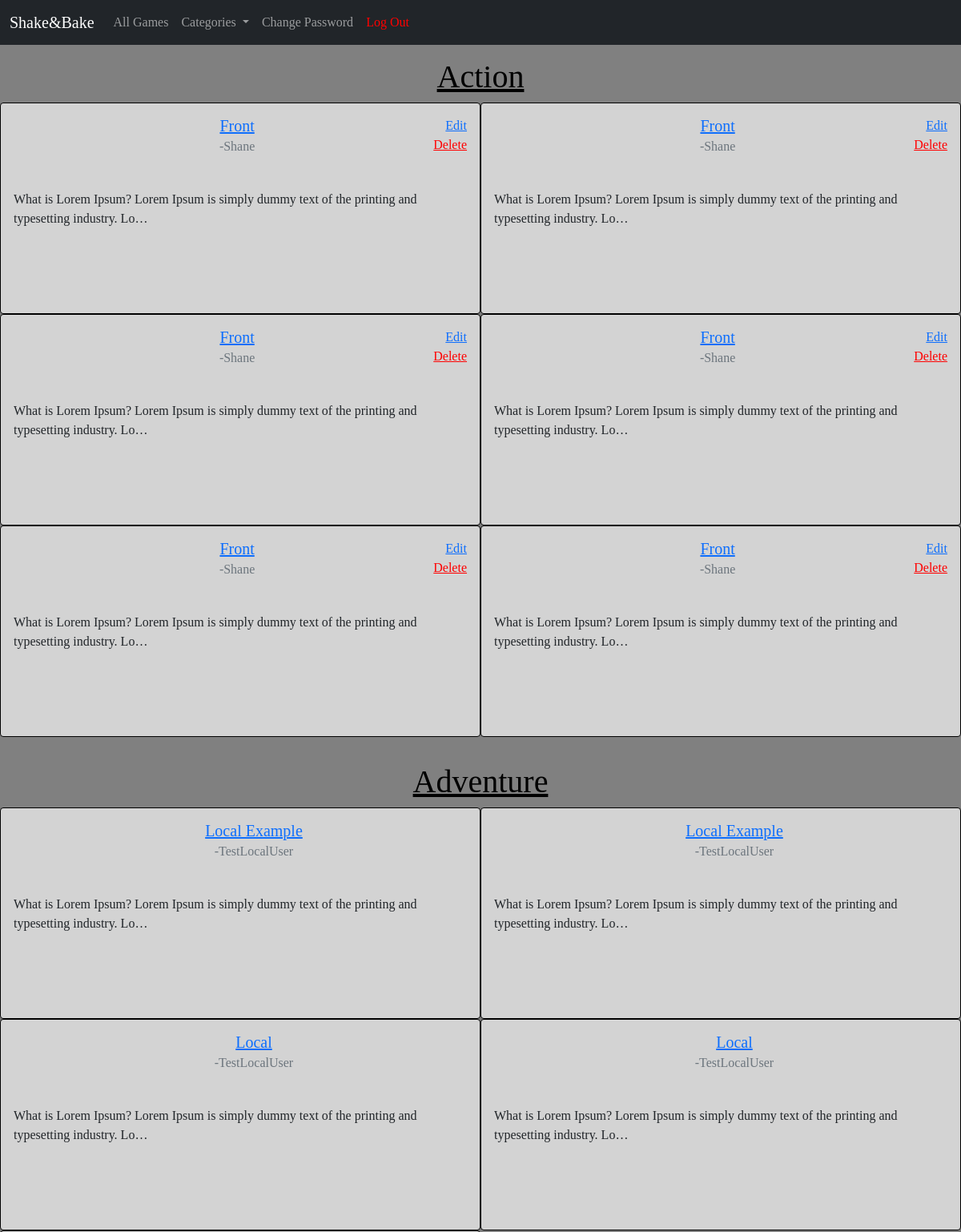
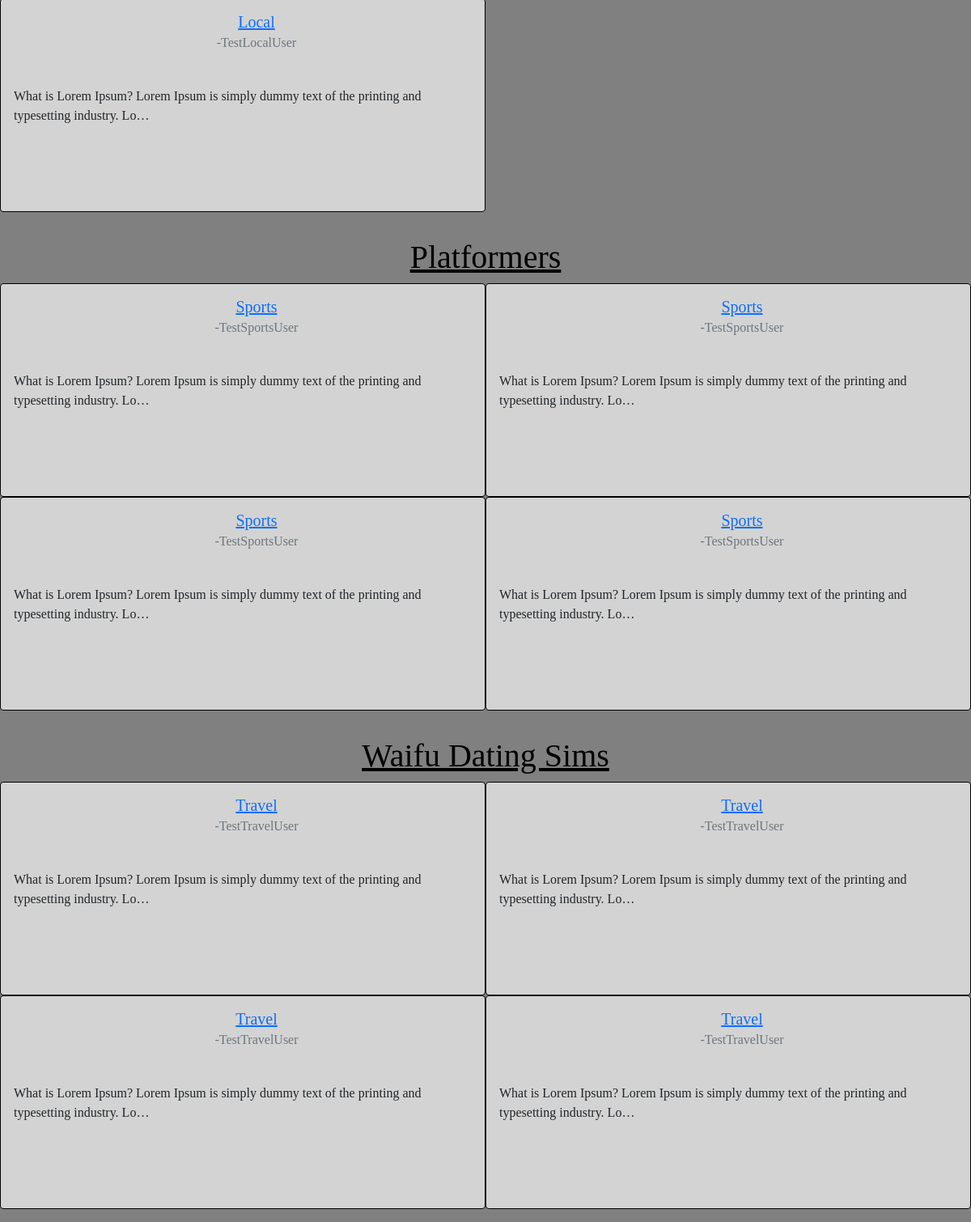
The page /articles/ (signed in) on the database as committed earlier (2 pictures, top to bottom).
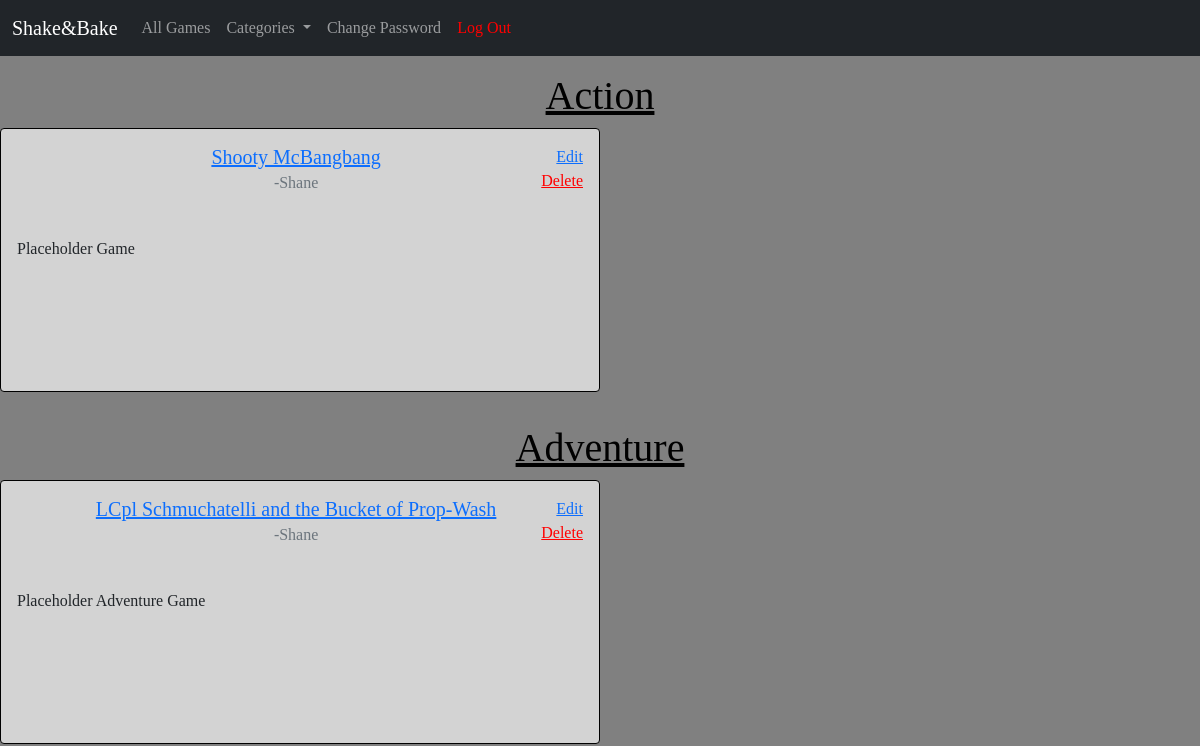
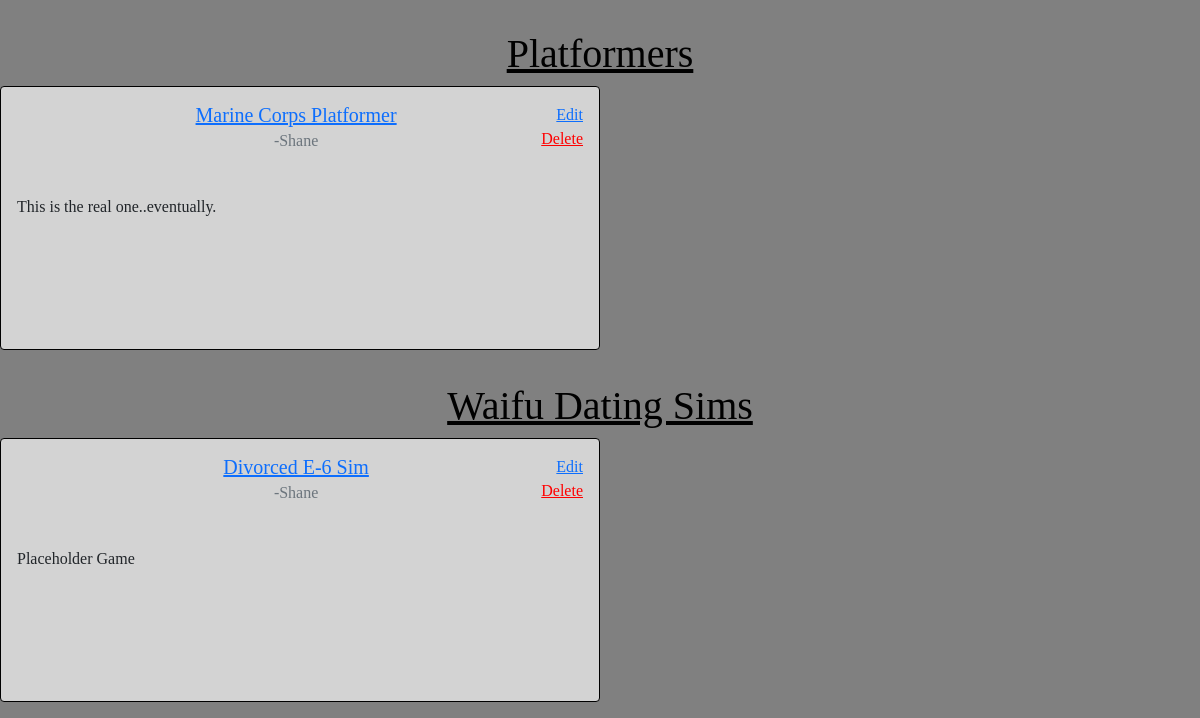
The same page on the database as committed later (2 pictures, top to bottom).
### articles/models.py (models this page shows, shortened)
class Article(models.Model):
    title=models.CharField(max_length=200)
    body=models.TextField()
    author=models.ForeignKey(
        get_user_model(),
        on_delete=models.CASCADE
    )
    created_on=models.DateTimeField(auto_now_add=True)
    category = models.CharField(max_length=200, default="None")

### accounts/models.py (models this page shows)
class CustomUser(AbstractUser):
    role = models.CharField(max_length=255)
    department = models.CharField(max_length=255, default="None")

### articles/views.py (the view)
# urls.py: path('', ArticleListView.as_view(), name='article_list'),
class ArticleListView(LoginRequiredMixin, ListView):
    model=Article
    template_name="article_list.html"

### templates/article_list.html (shortened to what the changed rows need)
{% extends 'base.html' %}
{% block content %}
    <div class="article-list">
        <h1><a href="{% url 'front_page' %}">Action</a></h1>
        <div class="article-list-section">
            {% for article in article_list %}
                {% if article.category == 'Front-Page' %}
                    <div class="card">
                        <div class="card-body">
                            <div class="top-of-card">
                                <div class="title-author">
                                    <h5 class="card-title"><a href="{% url 'article_detail' article.id %}">{{article.title|truncatechars:50}}</a></h5>
                                    <h6 class="card-subtitle mb-2 text-muted author">-{{article.author}}</h6>
                                </div>
                                <div class="article-list-buttons">
                                    {% if article.author == user %}
                                    <a href="{% url 'article_edit' article.id %}" class="card-link">Edit</a>
                                    <a href="{% url 'article_delete' article.id %}" class="card-link" style="color: red;">Delete</a>
                                    {% endif %}
                                </div>
                            </div>
                            <div class="article-info">
                                <p class="card-text">{{article.body|truncatechars:100}}</p>
                            </div>
                        </div>
                    </div>
                {% endif %}
            {% endfor %}
        </div>
        <h1><a href="{% url 'local' %}">Adventure</a></h1>
        <div class="article-list-section">
            {% for article in article_list %}
                {% if article.category == 'Local' %}
                    <div class="card">
                        <div class="card-body">
                            <div class="top-of-card">
                                <div class="title-author">
                                    <h5 class="card-title"><a href="{% url 'article_detail' article.id %}">{{article.title|truncatechars:50}}</a></h5>
                                    <h6 class="card-subtitle mb-2 text-muted author">-{{article.author}}</h6>
                                </div>
                                <div class="article-list-buttons">
                                    {% if article.author == user %}
                                    <a href="{% url 'article_edit' article.id %}" class="card-link">Edit</a>
                                    <a href="{% url 'article_delete' article.id %}" class="card-link" style="color: red;">Delete</a>
                                    {% endif %}
                                </div>
                            </div>
                            <div class="article-info">
                                <p class="card-text">{{article.body|truncatechars:100}}</p>
                            </div>
                        </div>
                    </div>
                {% endif %}
            {% endfor %}
        </div>
        <h1><a href="{% url 'sports' %}">Platformers</a></h1>
        <div class="article-list-section">
            {% for article in article_list %}
                {% if article.category == 'Sports' %}
                    <div class="card">
                        <div class="card-body">
                            <div class="top-of-card">
                                <div class="title-author">
                                    <h5 class="card-title"><a href="{% url 'article_detail' article.id %}">{{article.title|truncatechars:50}}</a></h5>
                                    <h6 class="card-subtitle mb-2 text-muted author">-{{article.author}}</h6>
                                </div>
                                <div class="article-list-buttons">
                                    {% if article.author == user %}
                                    <a href="{% url 'article_edit' article.id %}" class="card-link">Edit</a>
                                    <a href="{% url 'article_delete' article.id %}" class="card-link" style="color: red;">Delete</a>
                                    {% endif %}
                                </div>
                            </div>
                            <div class="article-info">
                                <p class="card-text">{{article.body|truncatechars:100}}</p>
                            </div>
                        </div>
                    </div>
                {% endif %}
            {% endfor %}
        </div>
        <h1><a href="{% url 'travel' %}">Waifu Dating Sims</a></h1>
        <div class="article-list-section">
            {% for article in article_list %}
                {% if article.category == 'Travel' %}
                    <div class="card">
                        <div class="card-body">
                            <div class="top-of-card">
                                <div class="title-author">
                                    <h5 class="card-title"><a href="{% url 'article_detail' article.id %}">{{article.title|truncatechars:50}}</a></h5>
                                    <h6 class="card-subtitle mb-2 text-muted author">-{{article.author}}</h6>
                                </div>
                                <div class="article-list-buttons">
                                    {% if article.author == user %}
                                    <a href="{% url 'article_edit' article.id %}" class="card-link">Edit</a>
                                    <a href="{% url 'article_delete' article.id %}" class="card-link" style="color: red;">Delete</a>
                                    {% endif %}
                                </div>
                            </div>
                            <div class="article-info">
                                <p class="card-text">{{article.body|truncatechars:100}}</p>
                            </div>
                        </div>
                    </div>
                {% endif %}
            {% endfor %}
        </div>
    </div>
{% endblock content %}

Rows that differ between the two databases and show on the page:
removed Article: title "Front", author "Shane", shows "Edit", body "What is Lorem Ipsum? Lorem Ipsum is simply dummy text of the printing and typesetting industry. Lo…", shown under "Action"
removed Article: title "Front", author "Shane", shows "Edit", body "What is Lorem Ipsum? Lorem Ipsum is simply dummy text of the printing and typesetting industry. Lo…", shown under "Action"
removed Article: title "Front", author "Shane", shows "Edit", body "What is Lorem Ipsum? Lorem Ipsum is simply dummy text of the printing and typesetting industry. Lo…", shown under "Action"
removed Article: title "Front", author "Shane", shows "Edit", body "What is Lorem Ipsum? Lorem Ipsum is simply dummy text of the printing and typesetting industry. Lo…", shown under "Action"
removed Article: title "Front", author "Shane", shows "Edit", body "What is Lorem Ipsum? Lorem Ipsum is simply dummy text of the printing and typesetting industry. Lo…", shown under "Action"
removed Article: title "Front", author "Shane", shows "Edit", body "What is Lorem Ipsum? Lorem Ipsum is simply dummy text of the printing and typesetting industry. Lo…", shown under "Action"
removed Article: title "Local Example", author "TestLocalUser", body "What is Lorem Ipsum? Lorem Ipsum is simply dummy text of the printing and typesetting industry. Lo…", shown under "Adventure"
removed Article: title "Local Example", author "TestLocalUser", body "What is Lorem Ipsum? Lorem Ipsum is simply dummy text of the printing and typesetting industry. Lo…", shown under "Adventure"
removed Article: title "Local", author "TestLocalUser", body "What is Lorem Ipsum? Lorem Ipsum is simply dummy text of the printing and typesetting industry. Lo…", shown under "Adventure"
removed Article: title "Local", author "TestLocalUser", body "What is Lorem Ipsum? Lorem Ipsum is simply dummy text of the printing and typesetting industry. Lo…", shown under "Adventure"
removed Article: title "Local", author "TestLocalUser", body "What is Lorem Ipsum? Lorem Ipsum is simply dummy text of the printing and typesetting industry. Lo…", shown under "Adventure"
removed Article: title "Sports", author "TestSportsUser", body "What is Lorem Ipsum? Lorem Ipsum is simply dummy text of the printing and typesetting industry. Lo…", shown under "Platformers"
removed Article: title "Sports", author "TestSportsUser", body "What is Lorem Ipsum? Lorem Ipsum is simply dummy text of the printing and typesetting industry. Lo…", shown under "Platformers"
removed Article: title "Sports", author "TestSportsUser", body "What is Lorem Ipsum? Lorem Ipsum is simply dummy text of the printing and typesetting industry. Lo…", shown under "Platformers"
removed Article: title "Sports", author "TestSportsUser", body "What is Lorem Ipsum? Lorem Ipsum is simply dummy text of the printing and typesetting industry. Lo…", shown under "Platformers"
removed Article: title "Travel", author "TestTravelUser", body "What is Lorem Ipsum? Lorem Ipsum is simply dummy text of the printing and typesetting industry. Lo…", shown under "Waifu Dating Sims"
removed Article: title "Travel", author "TestTravelUser", body "What is Lorem Ipsum? Lorem Ipsum is simply dummy text of the printing and typesetting industry. Lo…", shown under "Waifu Dating Sims"
removed Article: title "Travel", author "TestTravelUser", body "What is Lorem Ipsum? Lorem Ipsum is simply dummy text of the printing and typesetting industry. Lo…", shown under "Waifu Dating Sims"
removed Article: title "Travel", author "TestTravelUser", body "What is Lorem Ipsum? Lorem Ipsum is simply dummy text of the printing and typesetting industry. Lo…", shown under "Waifu Dating Sims"
added Article: title "Shooty McBangbang", author "Shane", shows "Edit", body "Placeholder Game", shown under "Action"
added Article: title "LCpl Schmuchatelli and the Bucket of Prop-Wash", author "Shane", shows "Edit", body "Placeholder Adventure Game", shown under "Adventure"
added Article: title "Marine Corps Platformer", author "Shane", shows "Edit", body "This is the real one..eventually.", shown under "Platformers"
added Article: title "Divorced E-6 Sim", author "Shane", shows "Edit", body "Placeholder Game", shown under "Waifu Dating Sims"
